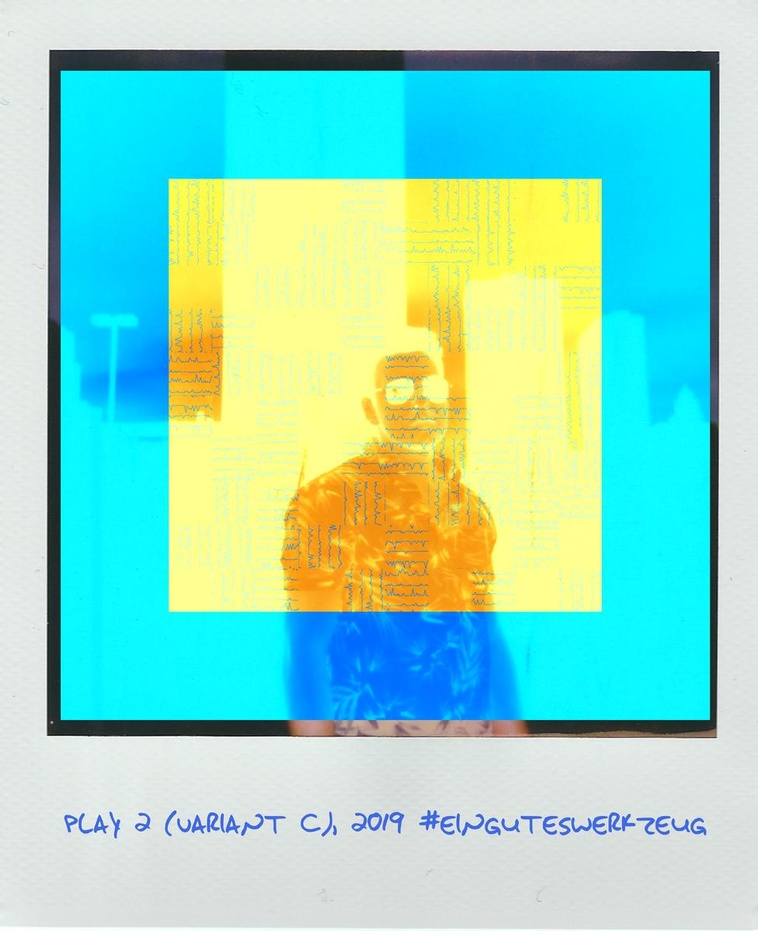
#> input picture HOWTO-2.jpg, 758 x 931 px, shrunk from 976 x 1200 before the run
$ python setup_templates_auto.py ../HOWTO-2.jpg
#> lines starting #> are read from the running program, lines starting #| are printed output that depends on the picture
#!/usr/bin/env python3
"""
TODOP3

try to determine the part of the template where the
image should be put in.

!!! THIS DOESNT WORK YET !!! TODOP3
"""
import logging
import statistics
import sys
import matplotlib.pyplot as plt
import numpy as np
from PIL import Image, ImageDraw


# --- configure logging
log = logging.getLogger(__name__)
log.setLevel(logging.DEBUG)
handler = logging.StreamHandler() # console-handler
formatter = logging.Formatter('%(asctime)s - %(name)s - %(levelname)s - %(message)s')
handler.setFormatter(formatter)
log.addHandler(handler)
# ---


if __name__ == '__main__':
    fn = sys.argv[1]
    img = Image.open(fn)
#> img is the input picture: PIL image 758x931 RGB; mean R, G, B 147.1, 218.4, 196.3
    log.info("source image {} size : {}".format(fn, img.size))
    # turn into numbers
    # log first (0,0,0) and last (0,0,0)
    pixelmap = img.load()
    [xs, ys] = img.size
#> xs = 758; ys = 931
    colors_rgb = []

    # ---
    img_bw = Image.open(fn).convert('1') #open as black and white version
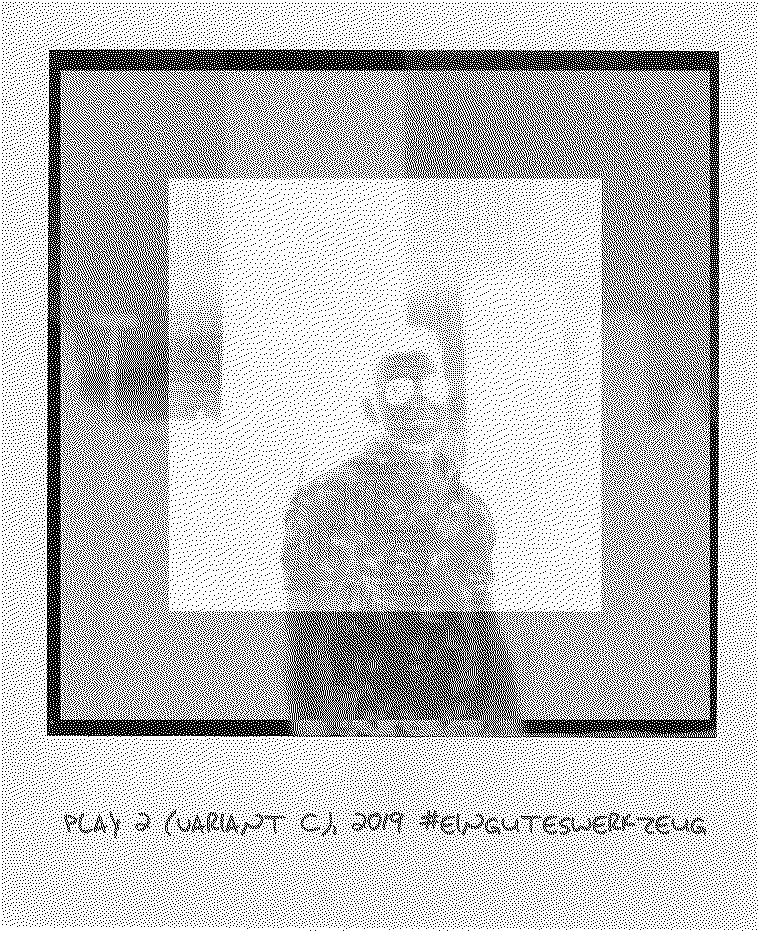
#> img_bw: PIL image 758x931 1; 76.1% white; black in thin lines or dots
    pixels_bw = img_bw.load()
    img_bw.save("test_bw.png")

    x_list = []
    y_list = []
    for y in range(img.size[1]):
        for x in range(img.size[0]):
            if pixels_bw[x, y] == 0: # a black pixel
                x_list.append(x)
                y_list.append(y)
    # ---try to identify the continiously black pixels by using basic statistics
    # (mean, standard deviation, median)
    #
    x_mean = statistics.mean(x_list)
#> x_mean = 378.3
    x_median = statistics.median(x_list)
#> x_median = 384
    x_stdev = statistics.stdev(x_list)
#> x_stdev = 220.1
    y_mean = statistics.mean(y_list)
#> y_mean = 439.9
    y_median = statistics.median(y_list)
#> y_median = 458
    y_stdev = statistics.stdev(y_list)
#> y_stdev = 261.7
    log.debug("x_mean: {} x_xstdev: {} x_median: {}".format(x_mean, x_stdev,x_median))
    log.debug("y_mean: {} y_xstdev: {} y_median: {}".format(y_mean, y_stdev,y_median))

    x_list_plot = [x_mean, x_stdev, x_median]
#> x_list_plot = [378.3, 220.1, 384]
    y_list_plot = [y_mean, y_stdev, y_median]
#> y_list_plot = [439.9, 261.7, 458]
    point_sizes = [200,150,100]
    colors = [(255,0,0), (0,255,0), (0,0,255)]
#> (the run stopped early here; a loop or call above may not have finished)
